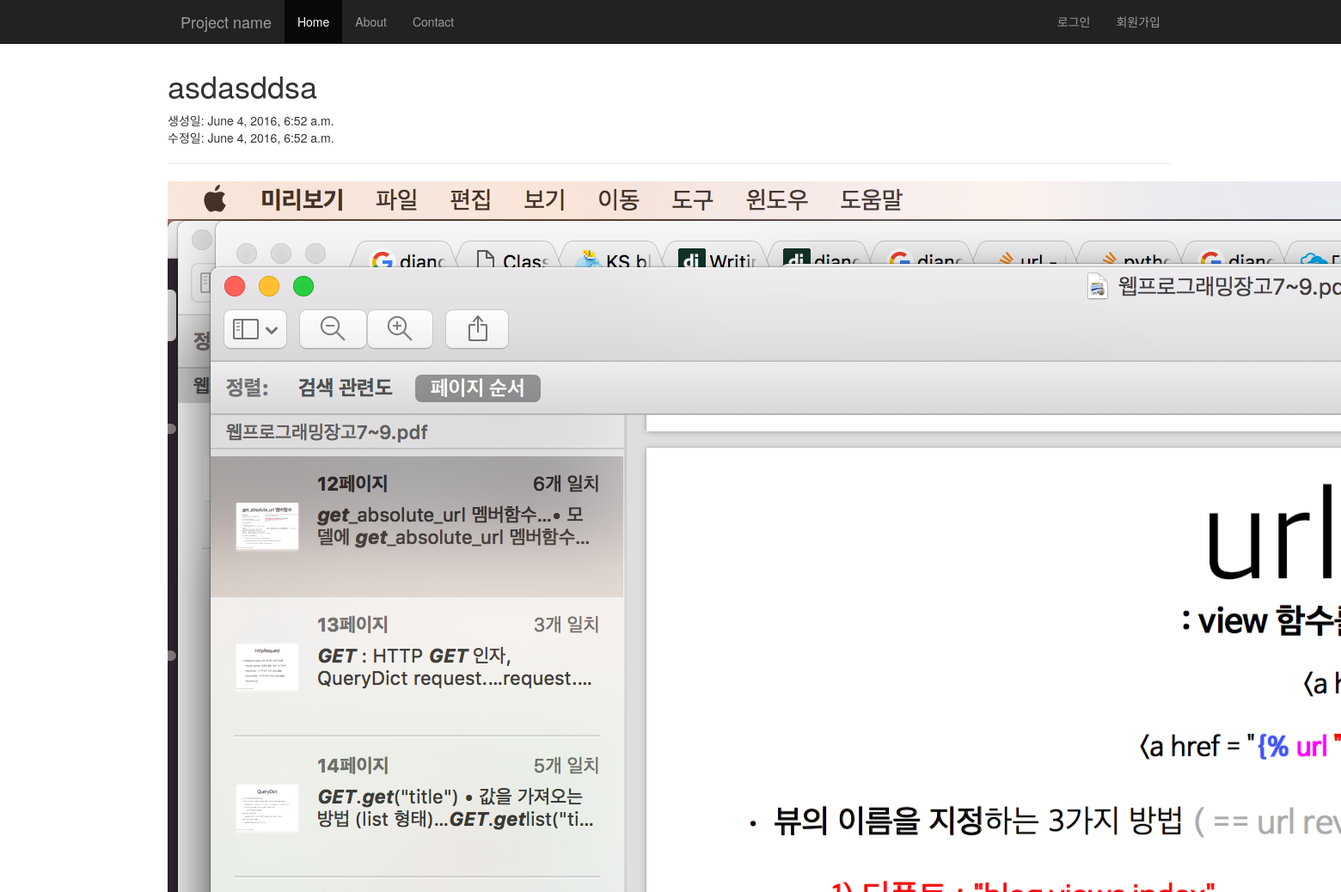
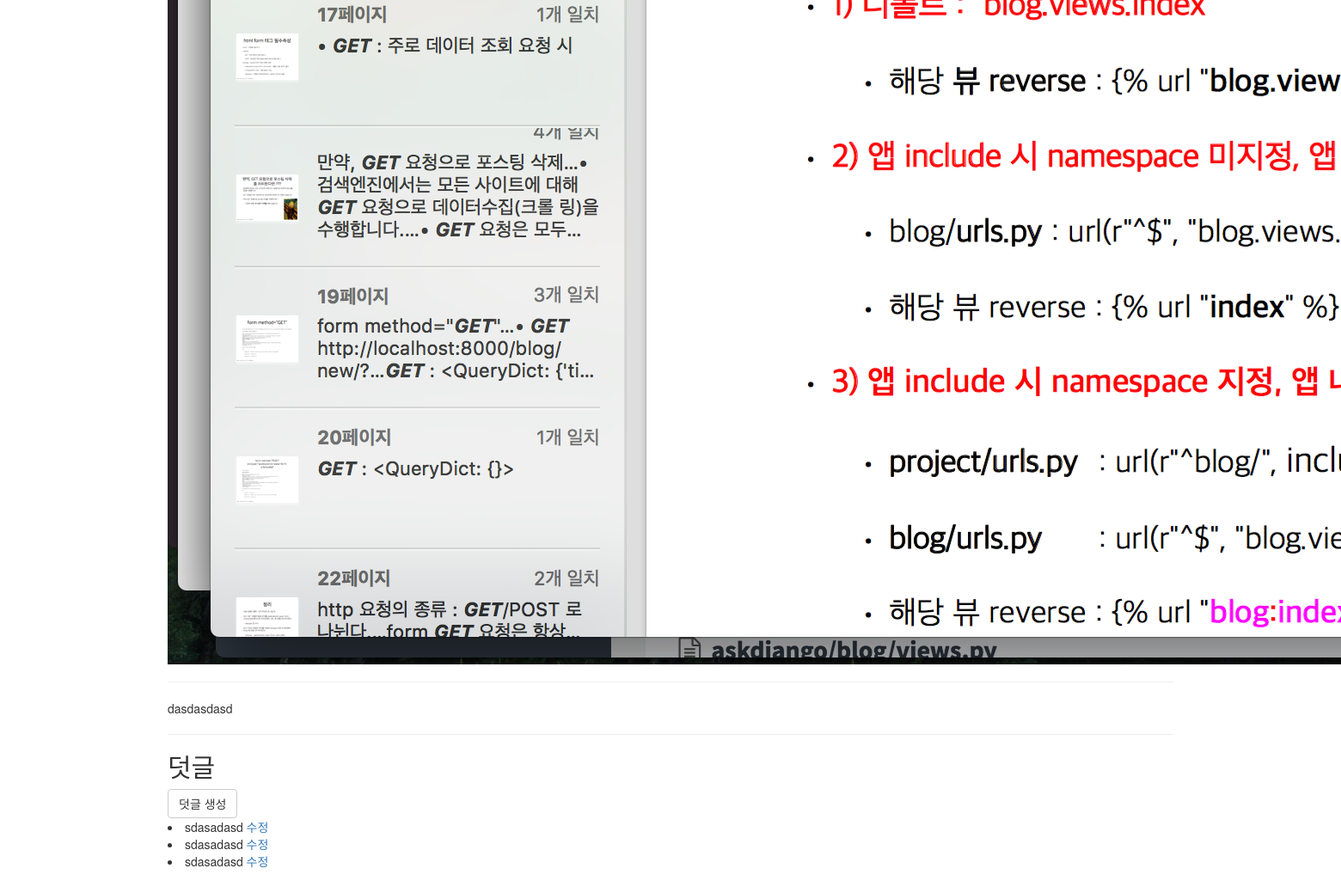
Page /blog/8/ on the committed database (2 pictures, top to bottom).
### blog/models.py (models this page shows, shortened)
class Post(models.Model):
    title = models.CharField(max_length=100)
    content = models.TextField()
    photo = models.FileField()
    created_at = models.DateTimeField(auto_now_add=True)
    updated_at = models.DateTimeField(auto_now=True)

class Comment(models.Model):
    post = models.ForeignKey(Post)
    message = models.TextField()
    created_at = models.DateTimeField(auto_now_add=True)
    updated_at = models.DateTimeField(auto_now=True)

### blog/views.py (the view)
# urls.py: url(r'^(?P<pk>\d+)/$', views.post_detail, name='detail'),
def post_detail(request, pk):
    post_detail = get_object_or_404(Post, pk=pk)
    return render(request, 'blog/detail.html', {'post_detail': post_detail})

### blog/templates/blog/detail.html
{% extends "blog/base.html" %}
{% block content %}
    <div class="row">
        <h1>{{ post_detail.title }}</h1>
        생성일: {{ post_detail.created_at }}<br>
        수정일: {{ post_detail.updated_at }}<hr/>
        <img src="{{ post_detail.photo.url }}"/><hr/>
        {{ post_detail.content }}<br><hr/>
        <div>
            <h2>덧글</h2>
            <a href="{% url 'blog:comment_new' post_detail.pk %}" class="btn btn-default"> 덧글 생성 </a>
            {% if post_detail.comment_set.all %}
                {% for comment in post_detail.comment_set.all %}
                    <li>
                        {{ comment.message }} <a href="{% url 'blog:comment_edit' post_detail.pk comment.pk %}">수정</a>
                    </li>
                {% endfor %}
            {% else %}
                <h3> 등록된 덧글이 없습니다 </h3>
            {% endif %}
        </div>
    </div>
{% endblock %}

### blog/templates/blog/base.html (style rules this page uses)
body { padding-top: 60px; padding-bottom: 30px; }

### rows in the picture
Post: title "asdasddsa", created_at "June 4, 2016, 6:52 a.m.", updated_at "June 4, 2016, 6:52 a.m.", photo (picture), content "dasdasdasd"
Comment: message "sdasadasd"
Comment: message "sdasadasd"
Comment: message "sdasadasd"
